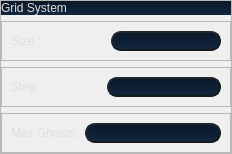
          <widget class="QFrame" name="frame_grid">
           <property name="styleSheet">
            <string notr="true">QFrame#frame_grid{
background-color: rgb(39, 60, 84);
color:rgb(255, 68, 0);
border-style:outset;
border-width:3px;
border-color: rgb(16,26,38);
}</string>
           </property>
           <property name="frameShape">
            <enum>QFrame::StyledPanel</enum>
           </property>
           <property name="frameShadow">
            <enum>QFrame::Raised</enum>
           </property>
           <layout class="QVBoxLayout" name="verticalLayout_10">
            <property name="leftMargin">
             <number>0</number>
            </property>
            <property name="topMargin">
             <number>0</number>
            </property>
            <property name="rightMargin">
             <number>0</number>
            </property>
            <property name="bottomMargin">
             <number>0</number>
            </property>
            <item>
             <layout class="QVBoxLayout" name="verticalLayout_9">
              <item>
               <widget class="QLabel" name="label_2">
                <property name="styleSheet">
                 <string notr="true">QLabel {
font: 14pt  &quot;Microsoft YaHei UI Light&quot;;
color: rgb(222,222,222);
border-style:outset;
background-color: qlineargradient(spread:pad, x1:0, y1:1, x2:0, y2:0, stop:0 rgb(18, 39, 64), stop:1 rgb(10, 23, 38));
}</string>
                </property>
                <property name="text">
                 <string>Grid System</string>
                </property>
                <property name="margin">
                 <number>6</number>
                </property>
               </widget>
              </item>
              <item>
               <widget class="QFrame" name="frame">
                <property name="frameShape">
                 <enum>QFrame::StyledPanel</enum>
                </property>
                <property name="frameShadow">
                 <enum>QFrame::Raised</enum>
                </property>
                <layout class="QVBoxLayout" name="verticalLayout_8">
                 <item>
                  <layout class="QHBoxLayout" name="horizontalLayout">
                   <item>
                    <widget class="QLabel" name="label">
                     <property name="styleSheet">
                      <string notr="true">font: 12pt  &quot;Microsoft YaHei UI Light&quot;;
color: rgb(222,222,222);

</string>
                     </property>
                     <property name="text">
                      <string>Size :</string>
                     </property>
                    </widget>
                   </item>
                   <item>
                    <spacer name="horizontalSpacer_2">
                     <property name="orientation">
                      <enum>Qt::Horizontal</enum>
                     </property>
                     <property name="sizeType">
                      <enum>QSizePolicy::Minimum</enum>
                     </property>
                     <property name="sizeHint" stdset="0">
                      <size>
                       <width>64</width>
                       <height>20</height>
                      </size>
                     </property>
                    </spacer>
                   </item>
                   <item>
                    <widget class="QLineEdit" name="line_edit_grid_size">
                     <property name="styleSheet">
                      <string notr="true">font: 11pt  &quot;Microsoft YaHei UI Light&quot;;
color: rgb(222, 222, 222);
background-color: qlineargradient(spread:pad, x1:0, y1:1, x2:0, y2:0, stop:0 rgb(18, 39, 64), stop:1 rgb(10, 23, 38));
border-style:outset;
border-width:1.5px;
border-color: rgb(21, 26, 31);
border-radius:10px;</string>
                     </property>
                     <property name="text">
                      <string/>
                     </property>
                    </widget>
                   </item>
                  </layout>
                 </item>
                </layout>
               </widget>
              </item>
              <item>
               <widget class="QFrame" name="frame_2">
                <property name="frameShape">
                 <enum>QFrame::StyledPanel</enum>
                </property>
                <property name="frameShadow">
                 <enum>QFrame::Raised</enum>
                </property>
                <layout class="QVBoxLayout" name="verticalLayout_7">
                 <item>
                  <layout class="QHBoxLayout" name="horizontalLayout_2">
                   <property name="topMargin">
                    <number>0</number>
                   </property>
                   <item>
                    <widget class="QLabel" name="label_3">
                     <property name="styleSheet">
                      <string notr="true">font: 12pt  &quot;Microsoft YaHei UI Light&quot;;
color: rgb(222,222,222);</string>
                     </property>
                     <property name="text">
                      <string>Step :</string>
                     </property>
                    </widget>
                   </item>
                   <item>
                    <spacer name="horizontalSpacer_3">
                     <property name="orientation">
                      <enum>Qt::Horizontal</enum>
                     </property>
                     <property name="sizeType">
                      <enum>QSizePolicy::Minimum</enum>
                     </property>
                     <property name="sizeHint" stdset="0">
                      <size>
                       <width>58</width>
                       <height>20</height>
                      </size>
                     </property>
                    </spacer>
                   </item>
                   <item>
                    <widget class="QLineEdit" name="line_edit_grid_step">
                     <property name="styleSheet">
                      <string notr="true">font: 11pt  &quot;Microsoft YaHei UI Light&quot;;
color: rgb(222, 222, 222);
background-color: qlineargradient(spread:pad, x1:0, y1:1, x2:0, y2:0, stop:0 rgb(18, 39, 64), stop:1 rgb(10, 23, 38));
border-style:outset;
border-width:1.5px;
border-color: rgb(21, 26, 31);
border-radius:10px;</string>
                     </property>
                    </widget>
                   </item>
                  </layout>
                 </item>
                </layout>
               </widget>
              </item>
              <item>
               <widget class="QFrame" name="frame_10">
                <property name="frameShape">
                 <enum>QFrame::StyledPanel</enum>
                </property>
                <property name="frameShadow">
                 <enum>QFrame::Raised</enum>
                </property>
                <layout class="QVBoxLayout" name="verticalLayout_6">
                 <item>
                  <layout class="QHBoxLayout" name="horizontalLayout_3">
                   <item>
                    <widget class="QLabel" name="label_5">
                     <property name="styleSheet">
                      <string notr="true">font: 12pt  &quot;Microsoft YaHei UI Light&quot;;
color: rgb(222,222,222);</string>
                     </property>
                     <property name="text">
                      <string>Max Ghosts:</string>
                     </property>
                    </widget>
                   </item>
                   <item>
                    <widget class="QLineEdit" name="edit_max_ghosts">
                     <property name="styleSheet">
                      <string notr="true">font: 11pt  &quot;Microsoft YaHei UI Light&quot;;
color: rgb(222, 222, 222);
background-color: qlineargradient(spread:pad, x1:0, y1:1, x2:0, y2:0, stop:0 rgb(18, 39, 64), stop:1 rgb(10, 23, 38));
border-style:outset;
border-width:1.5px;
border-color: rgb(21, 26, 31);
border-radius:10px;</string>
                     </property>
                    </widget>
                   </item>
                  </layout>
                 </item>
                </layout>
               </widget>
              </item>
             </layout>
            </item>
           </layout>
          </widget>
